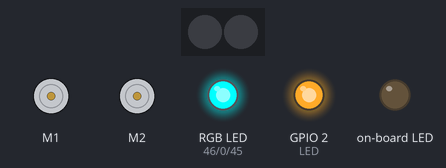
The program below on a simulated ESP32 board running MicroPython. On the bench: 2 × DC motor (green arrow = forward, orange = backward, longer = faster), 2 RGB LEDs in strip order, left to right, an RGB LED mixed from three pins (HIGH = lit), output pins drawn as LEDs (lit = HIGH).

Above: at 2.2 s.
At 3.2 s:
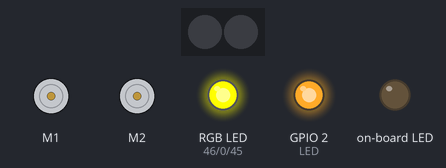
At 5.0 s:
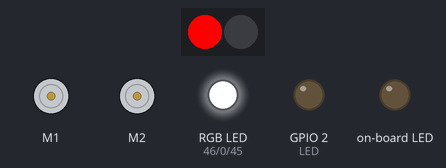
At 7.0 s:
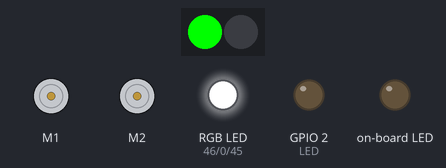
At 10.0 s:
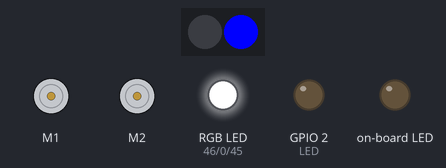
At 12.5 s:
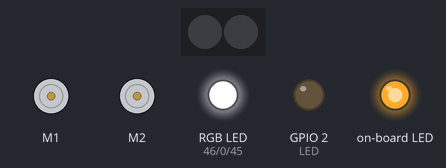
Timing chart, 0 to 13.1 s (numbered marks = the images above):
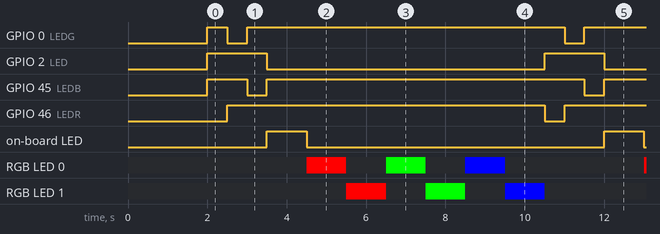

The program:

check_leds.py
```python
# Bernardo Giovanni (@cyb3rn0id)
# Code for testing the Leds on Arduino Alvik Carrier Board and Leds on Arduino Nano ESP32

from arduino_alvik import ArduinoAlvik
from time import sleep_ms
from machine import Pin # this is for controlling individual Arduino Nano ESP32 pins
import sys

alvik = ArduinoAlvik()
alvik.begin()
alvik.set_illuminator(False) # turn off the color sensor illuminator

# we have 3 leds on alvik carrier board, driven by the STM32
# builtin_led => this is the orange led on the back of the robot, near the left QWIIC connector
# DL1 or left_led => the RGB led on top-left
# DL2 or right_led => the RGB led on top-right
# you can set RGB led colors using the set_color(R,G,B) method, where R,G,B can be 0 or 1

# the Arduino Nano ESP32 itself has his own 2 leds
# led_builtin (on GPIO48) => orange led on the left of the USB connector
# an RGB led on the right of the reset button (Red=GPIO46, Green=GPIO0, Blue=GPIO45)
# NOTE: the Arduino RGB leds will turn ON when you drive the pin LOW (so, for turning it on, you must write 'off()')
# since is not so intuitive writing 'on' for turning 'off' a led, I wrote my own function

# Arduino Nano ESP32 leds
LED = Pin('LED_BUILTIN', Pin.OUT) # orange led
LEDR = Pin(46, Pin.OUT)
LEDG = Pin(0, Pin.OUT)
LEDB = Pin(45, Pin.OUT)

# my own function for using the Arduino Nano ESP32 RGB led
def nanoesp32_set_rgb_led(r:int, g:int, b:int):

  if r==0:
    LEDR.on()
  else:
    LEDR.off()

  if g==0:
    LEDG.on()
  else:
    LEDG.off()

  if b==0:
    LEDB.on()
  else:
    LEDB.off()


while True:

  # Arduino Nano ESP32 own leds
  LED.on() # orange led ON

  # RGB led using my own function
  nanoesp32_set_rgb_led(1,0,0)
  sleep_ms(500)
  nanoesp32_set_rgb_led(0,1,0)
  sleep_ms(500)
  nanoesp32_set_rgb_led(0,0,1)
  sleep_ms(500)

  # Arduino Nano ESP32, leds off
  nanoesp32_set_rgb_led(0,0,0)
  LED.off()

  # Alvik Carrier board builtin_led
  alvik.set_builtin_led(True)
  sleep_ms(1000)
  alvik.set_builtin_led(False)

  # left led red - right led off
  alvik.DL1.set_color(1,0,0)
  alvik.DL2.set_color(0,0,0)
  sleep_ms(1000)

  # left led off - right led red
  alvik.DL1.set_color(0,0,0)
  alvik.DL2.set_color(1,0,0)
  sleep_ms(1000)

  # left led green - right led off
  alvik.DL1.set_color(0,1,0)
  alvik.DL2.set_color(0,0,0)
  sleep_ms(1000)

  # left led off - right led green
  alvik.DL1.set_color(0,0,0)
  alvik.DL2.set_color(0,1,0)
  sleep_ms(1000)

  # left led blue - right led off
  alvik.DL1.set_color(0,0,1)
  alvik.DL2.set_color(0,0,0)
  sleep_ms(1000)

  # left led off - right led blue
  alvik.DL1.set_color(0,0,0)
  alvik.DL2.set_color(0,0,1)
  sleep_ms(1000)
  alvik.DL2.set_color(0,0,0)
```

Measured:
- by itself, GPIO 0 (LEDG), GPIO 45 (LEDB): repeats every 8.5 s: LOW 0.50 s, HIGH 8.0 s
- by itself, GPIO 2 (LED): alternates HIGH for 1.5 s and LOW for 7.0 s
- by itself, GPIO 46 (LEDR): alternates HIGH for 8.0 s and LOW for 0.50 s
- by itself, on-board LED: alternates HIGH for 1.0 s and LOW for 7.5 s
- by itself, RGB LED 0, RGB LED 1: repeats every 8.5 s: off 1.0 s, RGB(0, 255, 0) 1.0 s, off 1.0 s, RGB(0, 0, 255) 1.0 s, off 3.5 s, RGB(255, 0, 0) 1.0 s
